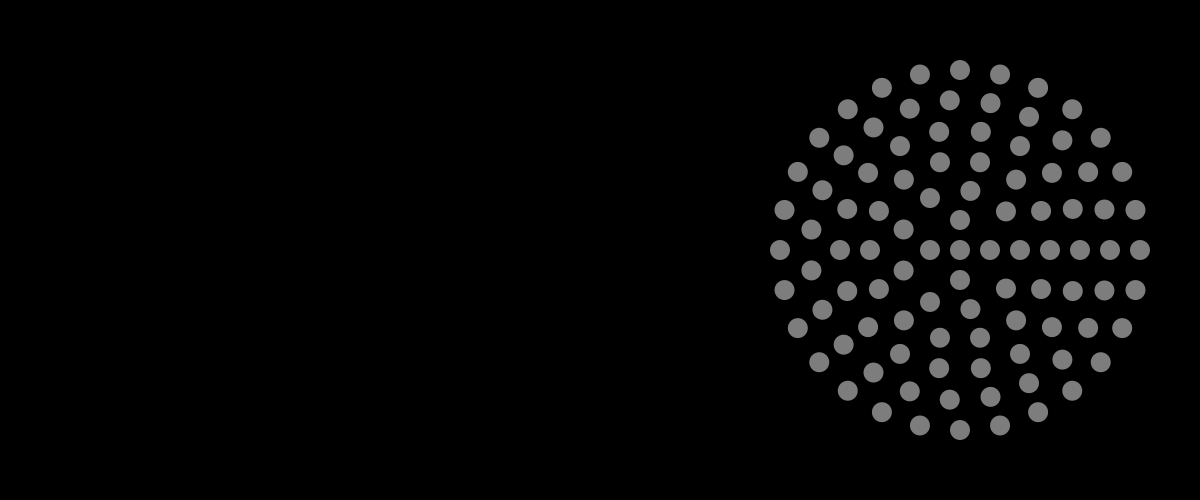
Frame 1 (no input)
Frame 60 (the mouse pressed at the canvas centre just before this capture): identical to frame 1, image omitted
Frame 120 (the mouse held since frame 60 and released just before this capture): identical to frame 1, image omitted

The Processing sketch that drew this single still picture (run headless with seeded random() and noise(); from frame 60 on, the mouse is pressed at the canvas centre):

// Processing sketch: BathroomDrainPatterns
// ── BathroomDrainPatterns.pde
int ringCount = 7;
float ringDistance = 30;
float circleDistance = 20;
float circleRadius = 10;
float circleDiameter = circleRadius * 2;
float offsetX, offsetY;

void setup(){
  size(1200,500);
  smooth();
  ellipseMode(CENTER);
  fill(125);
  noStroke();
  offsetX = width*0.8;
  offsetY = height*0.5;
}

void draw(){
  background( 0 );
  update();
}

void update(){
  for( int i = 0; i < ringCount; i++ ){
    float r = i * ringDistance;
    float circumference = PI * r;
    int count = max(1, floor( circumference / circleDistance ));
    
    for( int j = 0; j < count; j++ ){
      float countInverse = 1 / float( count );
      float angle = TWO_PI * j * countInverse;
      float x = cos( angle ) * r + offsetX;
      float y = sin( angle ) * r + offsetY;
      ellipse( x, y, circleDiameter, circleDiameter );
    }
  }
}
